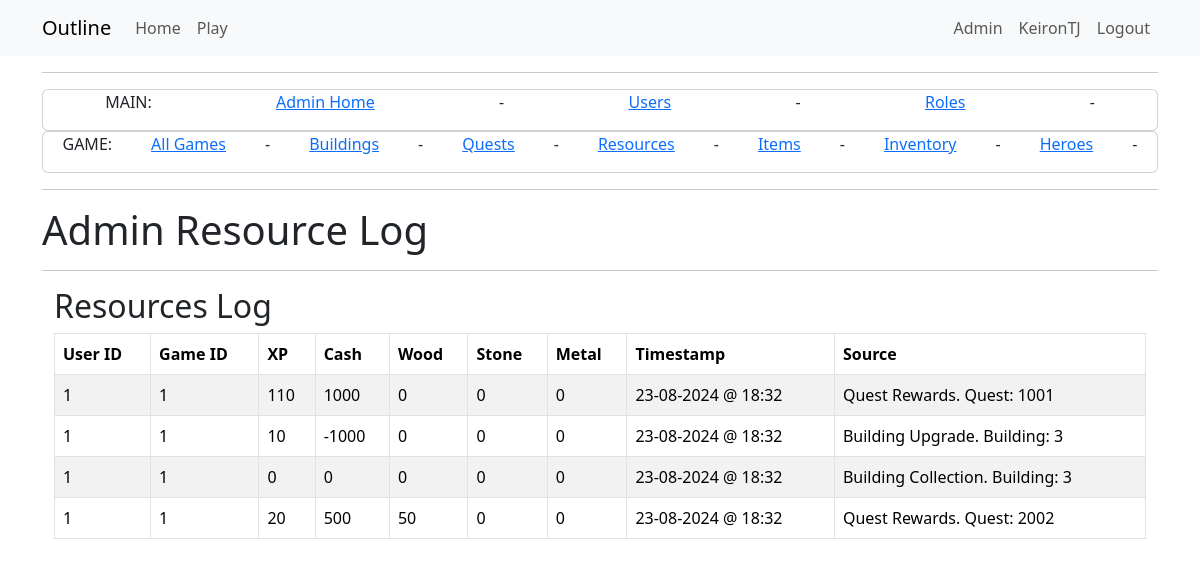
Page /admin_resourceslog (signed in) on the earlier database version.
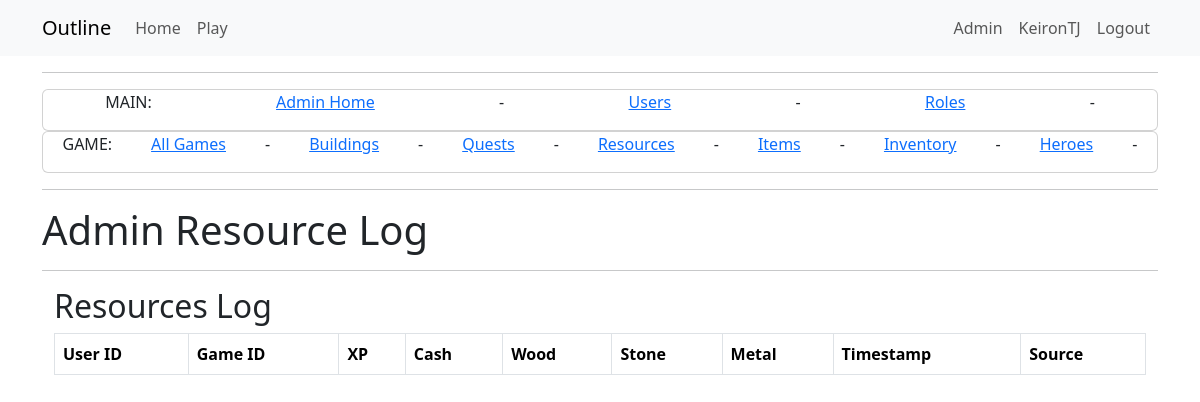
Same page on the later database version.
### app/models.py (models this page shows, shortened)
class User(UserMixin, db.Model):
    id = db.Column(Integer, primary_key=True)
    username = db.Column(String(64), index=True, unique=True)
    email = db.Column(String(120), index=True, unique=True)
    password_hash = db.Column(String(256))
    active = db.Column(db.Boolean(), default=True)
    activegame = db.Column(db.Integer, nullable=True)
    game = so.relationship("Game", back_populates="user", cascade="all, delete-orphan")
    role=so.relationship("Role", secondary="user_roles")
    def is_admin(self):
        return 'admin' in [role.name for role in self.role]

class ResourceLog(db.Model):
    __tablename__ = 'resource_log'
    id = db.Column(db.Integer, primary_key=True)
    game_id = db.Column(db.Integer, db.ForeignKey("game.id"))
    cash = db.Column(db.Integer, default=0)
    xp = db.Column(db.Integer, default=0)
    wood = db.Column(db.Integer, default=0)
    stone = db.Column(db.Integer, default=0)
    metal = db.Column(db.Integer, default=0)
    entry_date = db.Column(db.DateTime, default=datetime.now(timezone.utc))
    source = db.Column(db.String(64))
    game = db.relationship("Game", back_populates="resource_logs")

class Game(db.Model):
    __tablename__ = 'game'
    id = db.Column(db.Integer, primary_key=True)
    user_id = db.Column(db.Integer, db.ForeignKey('user.id'), nullable=False)
    game_name = db.Column(db.String(64))
    game_exists = db.Column(db.Boolean, default=True)
    entry_date = db.Column(db.DateTime, default=datetime.now(timezone.utc))
    xp = db.Column(db.Integer, default=0)
    level = db.Column(db.Integer, default=0)
    cash = db.Column(db.Integer, default=0)
    wood = db.Column(db.Integer, default=0)
    stone = db.Column(db.Integer, default=0)
    metal = db.Column(db.Integer, default=0)
    next_level_xp_required = db.Column(db.Integer, default=110)
    user = db.relationship("User", back_populates="game")
    inventories = db.relationship("InventoryUser", back_populates="game")
    quest_progress = db.relationship("QuestProgress", back_populates="game")
    building_progress = db.relationship("BuildingProgress", back_populates="game")
    resource_logs = db.relationship("ResourceLog", back_populates="game")
    hero_progress = db.relationship("HeroProgress", back_populates="game")
    hero_slots = db.relationship("HeroSlots", back_populates="game")

### app/admin/routes.py (the view)
@bp.route('/admin_resourceslog', methods=['GET', 'POST'])
@login_required
@admin_required
def admin_resourceslog():
    resourcelogs = db.session.query(ResourceLog).all()
    return render_template("admin/game/admin_resourceslog.html",
                           title='Admin Resource Log',
                           resourcelogs=resourcelogs)

### app/game/__init__.py (called while the page is built)
@bp.before_app_request
def before_request():
    load_game()

### app/game/context_processor.py (called while the page is built)
def load_game():
    if current_user.is_authenticated:
        game_id = current_user.activegame
        if game_id:
            g.game = Game.query.get(game_id)
        else:
            g.game = None
    else:
        g.game = None

### app/models.py (called while the page is built)
@login.user_loader
def load_user(id):
    return db.session.get(User, int(id))

### runserver.py (called while the page is built)
def format_datetime(value, format='%d-%m-%Y @ %H:%M'):
    if value is None:
        return "None"
    return value.strftime(format)

### app/templates/admin/game/admin_resourceslog.html
{% extends "admin/admin_base.html" %}
{% block content2 %}
<div class="Jumbotron">
    <h1>{{ title }}</h1>
</div>
<hr />
<div class="container">
    <h2>Resources Log</h2>
    <table class="table table-striped table-bordered">
        <thead>
            <tr>
                <th>User ID</th>
                <th>Game ID</th>
                <th>XP</th>
                <th>Cash</th>
                <th>Wood</th>
                <th>Stone</th>
                <th>Metal</th>
                <th>Timestamp</th>
                <th>Source</th>
            </tr>
        </thead>
        <tbody>
            {% for resourcelog in resourcelogs %}
            <tr>
                <td>{{ resourcelog.game.user_id }}</td>
                <td>{{ resourcelog.game.id }}</td>
                <td>{{ resourcelog.xp }}</td>
                <td>{{ resourcelog.cash }}</td>
                <td>{{ resourcelog.wood }}</td>
                <td>{{ resourcelog.stone }}</td>
                <td>{{ resourcelog.metal }}</td>
                <td>{{ resourcelog.entry_date|datetime|default('N/A', true) }}</td>
                <td>{{ resourcelog.source }}</td>
            </tr>
            {% endfor %}
        </tbody>
    </table>
</div>
{% endblock %}

### app/templates/admin/admin_base.html
{% extends "base.html" %}
{% block content %}
<hr />
<div class="card">
    <div style="display: flex; justify-content: space-around;">
        <p>MAIN:</p>
        <a href="{{ url_for('admin.admin_home') }}">Admin Home</a> -
        <a href="{{ url_for('admin.admin_users') }}">Users</a> -
        <a href="{{ url_for('admin.admin_roles') }}">Roles</a> -
    </div>
</div>
<div class="card">
    <div style="display: flex; justify-content: space-around;">
        <p>GAME:</p>
        <a href="{{ url_for('admin.admin_models') }}">All Games</a> -
        <a href="{{ url_for('admin.admin_buildings') }}">Buildings</a> -
        <a href="{{ url_for('admin.admin_mainquests') }}">Quests</a> -
        <a href="{{ url_for('admin.admin_resourceslog') }}">Resources</a> -
        <a href="{{ url_for('admin.admin_items') }}">Items</a> -
        <a href="{{ url_for('admin.admin_inventories') }}">Inventory</a> -
        <a href="{{ url_for('admin.admin_heroes') }}">Heroes</a> -
    </div>
</div>
<hr />
    {% block content2 %}  {% endblock content2 %}
    {% endblock content %}

### app/templates/base.html (shortened to what this page needs)
<!doctype html>
<html lang="en">
<head>
    <link href="https://cdn.jsdelivr.net/npm/bootstrap@5.3.2/dist/css/bootstrap.min.css"
          rel="stylesheet"
>
    <link rel="stylesheet" href="{{ url_for('static', filename='style.css') }}">
</head>
<body>
    <nav class="navbar navbar-expand-lg bg-body-tertiary">
        <div class="container">
            <a class="navbar-brand" href="{{ url_for('main.index') }}">Outline</a>
            <div class="collapse navbar-collapse" id="navbarSupportedContent">
                <ul class="navbar-nav me-auto mb-2 mb-lg-0">
                    <li class="nav-item">
                        <a class="nav-link" aria-current="page" href="{{ url_for('main.index') }}">Home</a>
                    </li>
                    {% if not current_user.is_authenticated or current_user.activegame == None    %}
                    <li class="nav-item">
                        <a class="nav-link" aria-current="page" href="{{ url_for('game.startmenu') }}">Start Menu</a>
                    </li>
                    {% else %}
                    <li class="nav-item">
                        <a class="nav-link" aria-current="page" href="{{ url_for('game.play', game_id=current_user.activegame) }}">Play</a>
                    </li>
                    {% endif %}
                </ul>
                <ul class="navbar-nav mb-2 mb-lg-0">
                    {% if current_user.is_anonymous %}
                    <li class="nav-item">
                        <a class="nav-link" aria-current="page" href="{{ url_for('auth.login') }}">Login</a>
                    </li>
                    {% else %}
                    {% if current_user.is_admin() %}
                    <li class="nav-item">
                        <a class="nav-link" aria-current="page" href="{{ url_for('admin.admin_home') }}">Admin</a>
                    </li>
                    {% endif %}
                    <li class="nav-item">
                        <a class="nav-link" aria-current="page" href="{{ url_for('main.view_profile', user_id=current_user.id) }}">{{ current_user.username }}</a>
                    </li>
                    <li class="nav-item">
                        <a class="nav-link" aria-current="page" href="{{ url_for('auth.logout') }}">Logout</a>
                    </li>
                    {% endif %}
                </ul>
            </div>
        </div>
    </nav>
    <div class="container mt-3">
        {% block content %}{% endblock %}
    </div>
</body>
</html>

Differences in the rows shown:
removed ResourceLog: game.user_id "1", game.id "1", xp "110", cash "1000", wood "0", stone "0", metal "0", entry_date "23-08-2024 @ 18:32", source "Quest Rewards. Quest: 1001"
removed ResourceLog: game.user_id "1", game.id "1", xp "10", cash "-1000", wood "0", stone "0", metal "0", entry_date "23-08-2024 @ 18:32", source "Building Upgrade. Building: 3"
removed ResourceLog: game.user_id "1", game.id "1", xp "0", cash "0", wood "0", stone "0", metal "0", entry_date "23-08-2024 @ 18:32", source "Building Collection. Building: 3"
removed ResourceLog: game.user_id "1", game.id "1", xp "20", cash "500", wood "50", stone "0", metal "0", entry_date "23-08-2024 @ 18:32", source "Quest Rewards. Quest: 2002"
